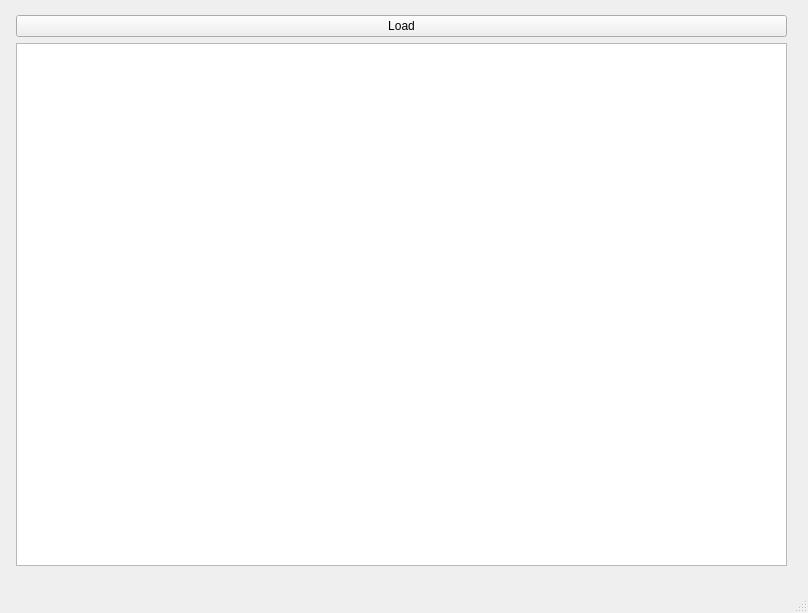
<?xml version="1.0" encoding="UTF-8"?>
<ui version="4.0">
 <class>MainWindow</class>
 <widget class="QMainWindow" name="MainWindow">
  <property name="geometry">
   <rect>
    <x>0</x>
    <y>0</y>
    <width>808</width>
    <height>613</height>
   </rect>
  </property>
  <property name="windowTitle">
   <string>Кофе</string>
  </property>
  <widget class="QWidget" name="centralwidget">
   <widget class="QWidget" name="verticalLayoutWidget">
    <property name="geometry">
     <rect>
      <x>16</x>
      <y>15</y>
      <width>771</width>
      <height>551</height>
     </rect>
    </property>
    <layout class="QVBoxLayout" name="verticalLayout_3">
     <item>
      <layout class="QHBoxLayout" name="horizontalLayout_4">
       <item>
        <widget class="QPushButton" name="pushButton">
         <property name="text">
          <string>Load</string>
         </property>
        </widget>
       </item>
      </layout>
     </item>
     <item>
      <widget class="QTableWidget" name="tableWidget"/>
     </item>
    </layout>
   </widget>
  </widget>
  <widget class="QStatusBar" name="statusbar"/>
 </widget>
 <resources/>
 <connections/>
</ui>
